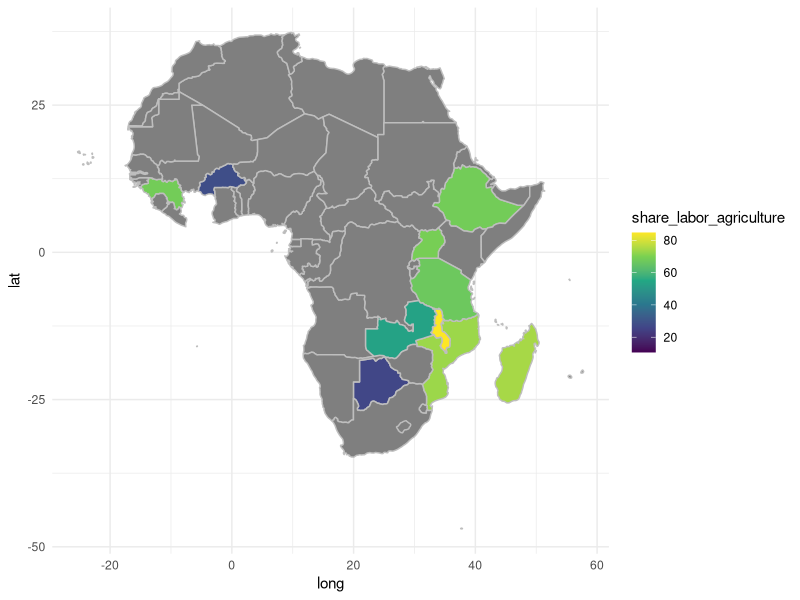
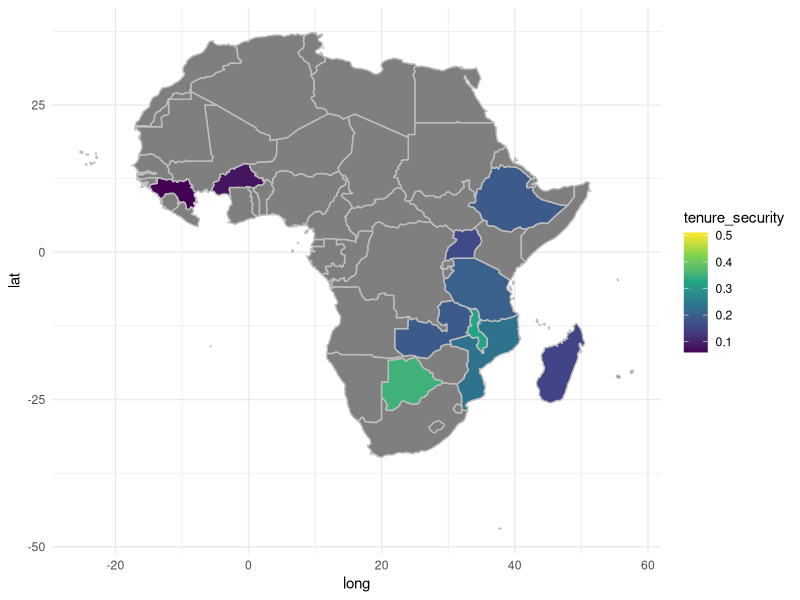
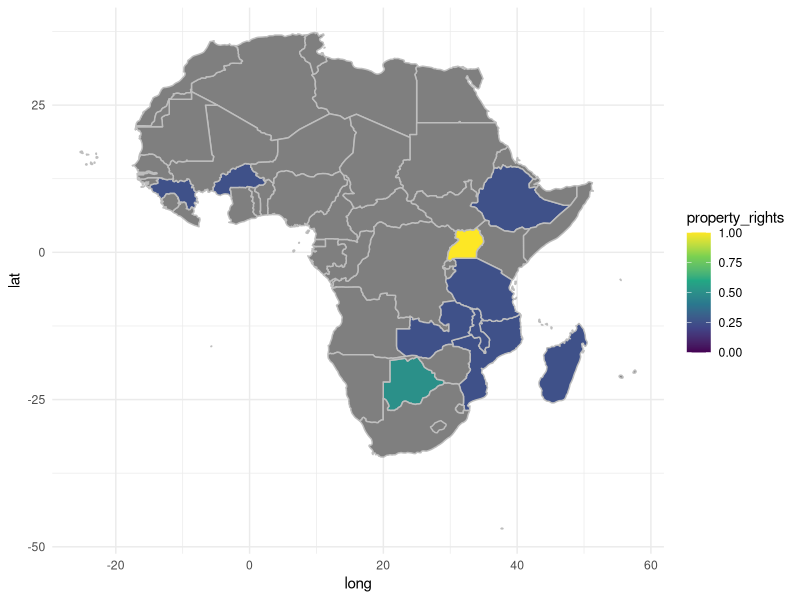
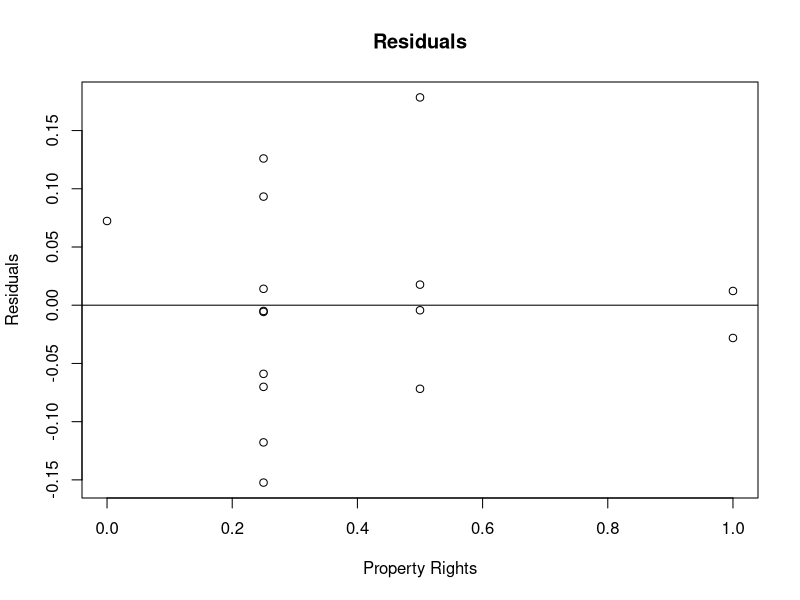

Generate these figures, in order, with R:
## ---- chunk 1
## Defaults for R chunks
knitr::opts_chunk$set(echo = TRUE, ## echo = TRUE means code will show
                      warning=FALSE, ## supress warnings and messages from R
                      message=FALSE,
                      fig.path='Figs/', ## where to save figures
                      fig.height = 6, ## default figure size (can differ in each chunk)
                      fig.width = 6)

## Add any R packages you require. 
## Here are some we will use in 811:
requires <- c("tidyverse", ## tidyverse includes dplyr and ggplot2
              "magrittr",
              "foreign",
              "here",
              "maps",
              "raster")

## Install any you don't have
to_install <- c(requires %in% rownames(installed.packages()) == FALSE)
install.packages(c(requires[to_install], "NA"), repos = "https://cloud.r-project.org/" )

## Load all required R packages
library(tidyverse)
library(ggplot2); theme_set(theme_minimal())
library(magrittr)
library(here)
library(maps)
library(raster)
## ---- chunk 2

world <- map_data("world") %>% rename(country = region)

continent <- raster::ccodes() %>% 
  rename(country = NAME)

world %<>% full_join(continent) # merge world with dataset with continents

world %<>% 
  filter(continent == "Africa") # filter for countries in Africa

landata <- read_csv("data/ssa_sigi_2019.csv") 

landata %<>% 
  mutate(tenure_security = as.numeric(tenure_security)) # transforming Tenure_Security into a numeric variable 

landata %<>% rename(country = country_name) # change Country_Name to country 

landata %>%  # changing name of Ivory Coast and DRC to match 
  mutate(country = str_replace(country, "Ivory Coast" , "Côte d'Ivoire")) %>%
  mutate(country = str_replace(country, "DRC" , "Democratic Republic of the Congo"))

world %<>% full_join(landata)

## ---- chunk 3

# Map of share of labor force employed in agriculture 

world %>%  
  ggplot( aes(x = long, y = lat) ) +  
  geom_polygon( aes(group = group, fill = share_labor_agriculture), color = "grey") +
  scale_fill_viridis_c()

## ---- chunk 4

# Map of women's tenure security   

world %>%  
  ggplot( aes(x = long, y = lat) ) +  
  geom_polygon( aes(group = group, fill = tenure_security), color = "grey") +
  scale_fill_viridis_c()

## ---- chunk 5

# Map of property rights

world %>%  
  ggplot( aes(x = long, y = lat) ) +  
  geom_polygon( aes(group = group, fill = property_rights), color = "grey") +
  scale_fill_viridis_c()

## ---- chunk 6

# OLS regression

d <- landata

model <- lm(d$tenure_security ~ d$property_rights + d$arable_land + d$share_labor_agriculture + d$cpi_score + d$rural_population)

summary(model)
## ---- chunk 7

# Plot of residuals

residuals.model <- resid(model)

plot(d$property_rights, residuals.model,
     ylab = "Residuals", xlab = "Property Rights",
     main = "Residuals") +
  abline(0,0)

## ---- chunk 8

kenya <- read_csv("data/Kenya_download_V1.csv")

kenya %<>% 
  rename(country = Q3) %>%
  rename(gender = Q21_Gender) %>%
  rename(formaldocs = Q55_any_formal) %>%
  rename(tenuresecurity = Q45_security)

myvariables <- c("country", "gender", "formaldocs", "tenuresecurity")

kenyadata <- kenya[myvariables]

m2 <- glm(factor(tenuresecurity) ~ formaldocs*gender, data = kenyadata, family = "binomial")

summary(m2)
